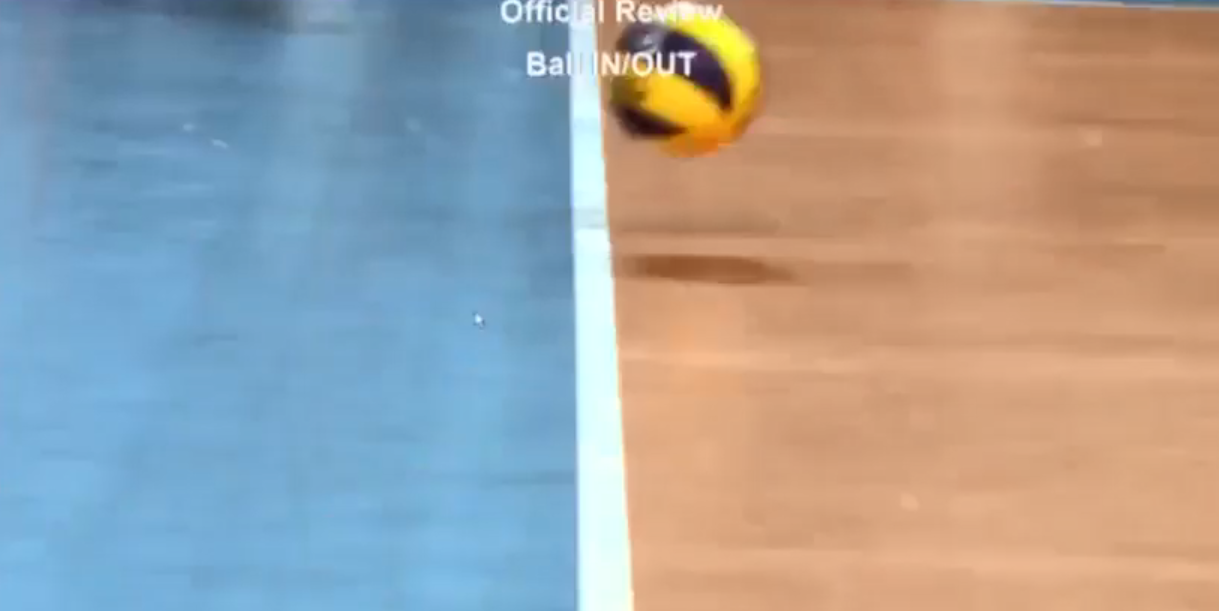
#> input picture media/volleyball/1.png, 2437 x 1222 px (shown at 1/2 size); its folder holds 4 pictures in this run
$ python volleyball.py
#> lines starting #> are read from the running program, lines starting #| are printed output that depends on the picture; after the words box and inside, x2 and y2 are one past the last pixel; in counts of white or black regions, pixels touching at a corner belong together; long printed decimals are rounded
import cv2 # opencv
import numpy as np

kernel_sharp = np.array([[0, -1, 0],
	[-1, 5, -1],
	[0, -1, 0]])

ball_ys = [] # ball's y-position
in_out = [] # whether inside the court or not

for i in range(1, 6): # for 5 sequential images
	img = cv2.imread(f"media/volleyball/{i}.png") # f-string
#> img is the input picture: shape (1222, 2437, 3); mean B, G, R 158.9, 161.1, 162.6

	# img = cv2.resize(img, None, fx=0.4, fy=0.4)
	img = cv2.resize(img, (975, 485))
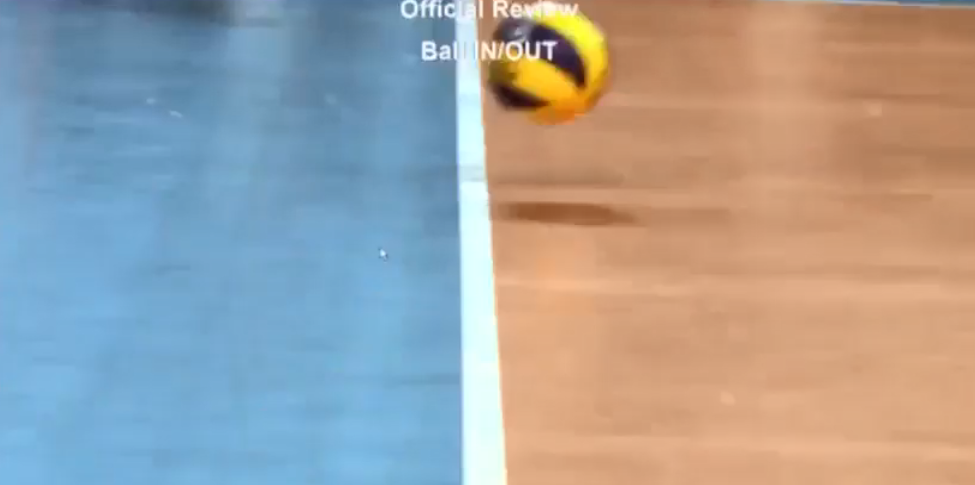
#> img: shape (485, 975, 3); mean B, G, R 158.8, 161, 162.5

	print(img.shape) # (489, 975, 3)
#| (485, 975, 3)

	img_show = img.copy()

	gray = cv2.cvtColor(img, cv2.COLOR_BGR2GRAY)
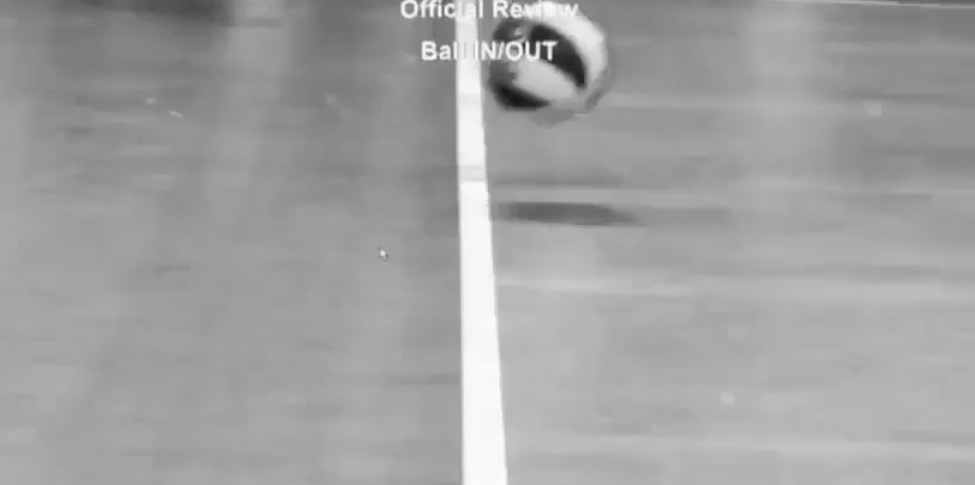
#> gray: shape (485, 975); min 20, max 253, mean 161.2

	sharp = cv2.filter2D(gray, -1, kernel_sharp) # increase sharpness

	circles = cv2.HoughCircles(sharp, cv2.HOUGH_GRADIENT, 1.5, 100, maxRadius=150) # give circle’s parameters
#> circles = [[554.2, 60.75, 53.4]]
	print(circles)
#| [[[554.25      60.75      53.400]]]
	# quit()

	if circles is not None:
		circles = circles[0].astype(np.uint32) # change float to integer
#> circles = [[554, 60, 53]]

		for circle in circles:
			ball_ys.append(circle[1]) # append ball's y-position to ball_ys
			if (circle[0] + circle[2]) < 460: # center (x) + radius (r), where 460 pixel refers to the white line (i.e. the column number 460)
				in_out.append("out")
			else:
				in_out.append("in")
			cv2.circle(img_show, (circle[0], circle[1]), circle[2], (0, 0, 255), 2) # draw a circle
#> this loop made 1 pass
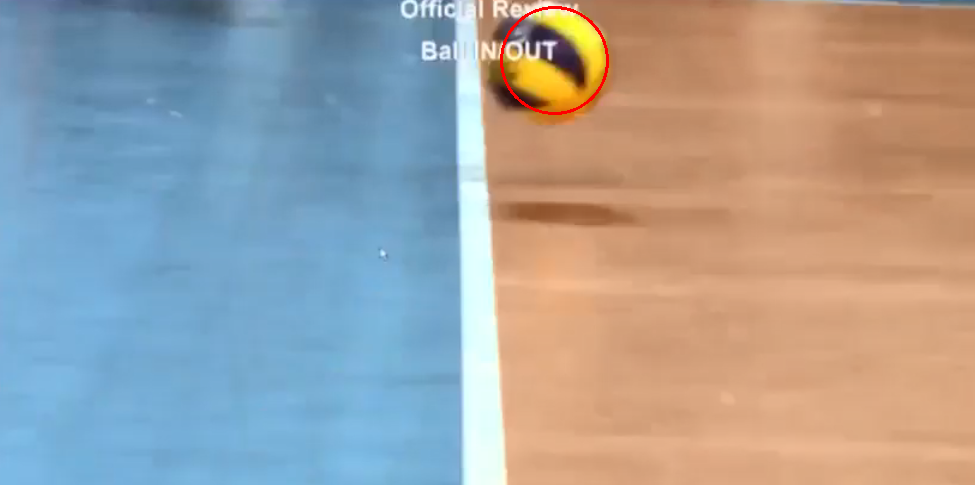
#> img_show: shape (485, 975, 3); 0.21% of pixels changed, all inside (x1, y1, x2, y2) = (500, 6, 609, 115)
#> after the loop, ball_ys = [60]; in_out = ['in']
	# cv2.imshow("Frames", img_show[:, 460:])
	cv2.imshow("Frames", img_show)
	cv2.waitKey(0)
#> pass 2 of the loop `for i in range(1, 6):`:
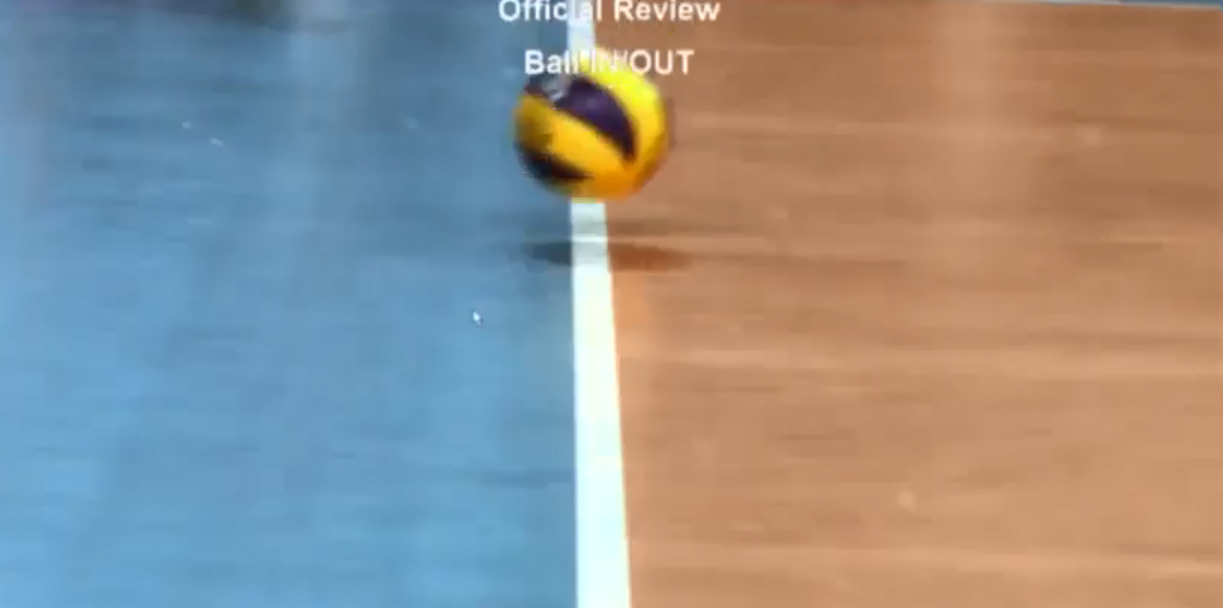
#> input picture media/volleyball/2.png, 2445 x 1215 px (shown at 1/2 size)
#> img is the input picture: shape (1215, 2445, 3); mean B, G, R 141.4, 145.1, 147.7
#> img: shape (485, 975, 3)
#| (485, 975, 3)
#> `gray = cv2.cvtColor(img, cv2.COLOR_BGR2GRAY)`:
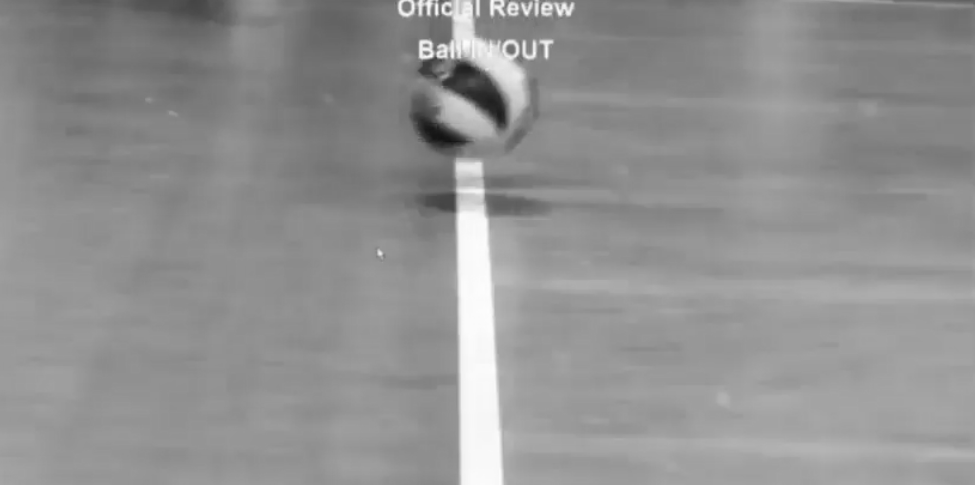
#> gray: shape (485, 975); min 18, max 253, mean 145.4
#> `circles = cv2.HoughCircles(sharp, cv2.HOUGH_GRADIENT, 1.5, 100, maxRad..`: circles = [[459.8, 107.2, 49.65]]
#| [[[459.75     107.25      49.650]]]
#> `circles = circles[0].astype(np.uint32)`: circles = [[459, 107, 49]]
#> the loop `for circle in circles:` made 1 pass
#> after the loop `for circle in circles:`:
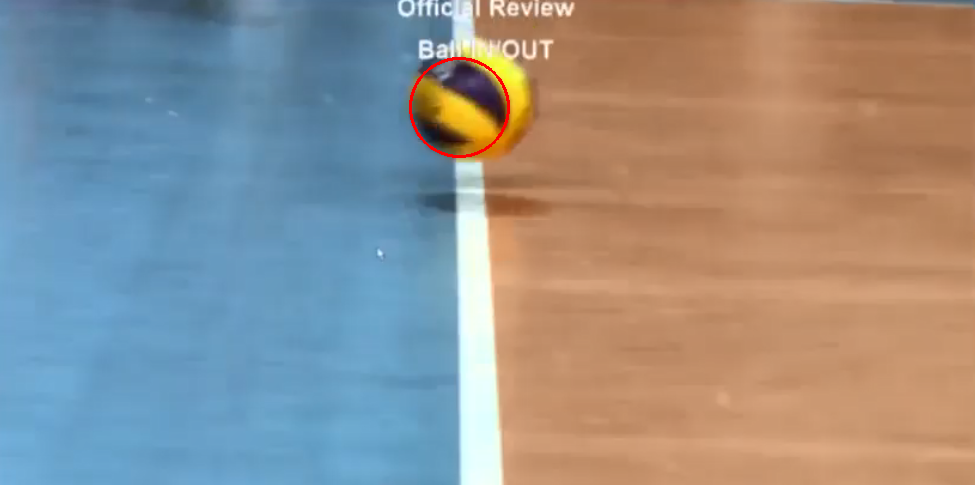
#> img_show: shape (485, 975, 3); mean B, G, R 141.2, 144.8, 147.9
#> after the loop `for circle in circles:`: ball_ys = [60, 107]; in_out = ['in', 'in']
#> pass 3 of the loop `for i in range(1, 6):`:
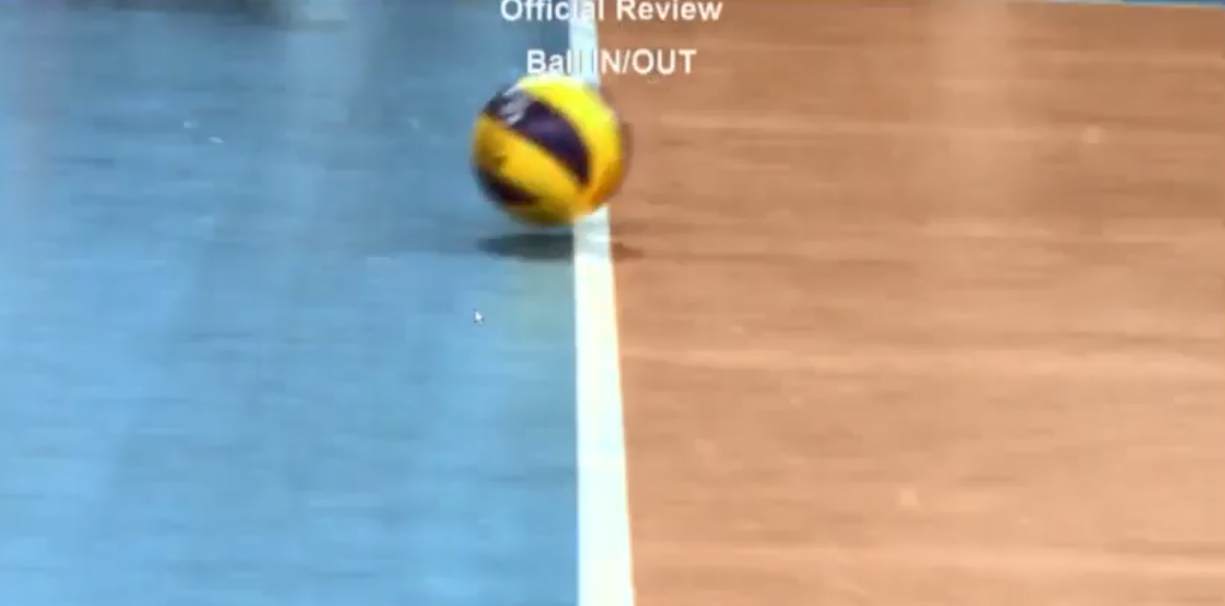
#> input picture media/volleyball/3.png, 2450 x 1212 px (shown at 1/2 size)
#> img is the input picture: shape (1212, 2450, 3); mean B, G, R 155.9, 160.4, 162.6
#> img: shape (485, 975, 3)
#| (485, 975, 3)
#> `gray = cv2.cvtColor(img, cv2.COLOR_BGR2GRAY)`:
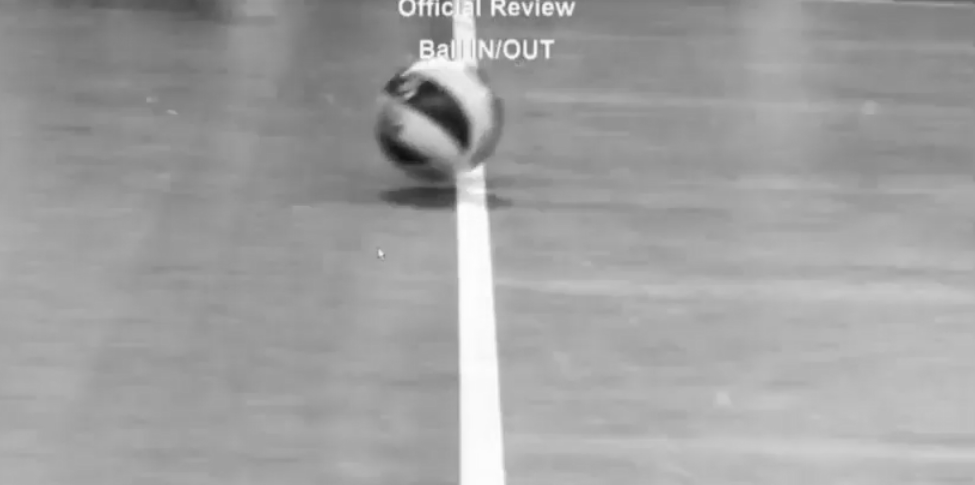
#> gray: shape (485, 975); min 16, max 254, mean 160.5
#> `circles = cv2.HoughCircles(sharp, cv2.HOUGH_GRADIENT, 1.5, 100, maxRad..`: circles = [[440.2, 107.2, 50.1]]
#| [[[440.25     107.25      50.100]]]
#> `circles = circles[0].astype(np.uint32)`: circles = [[440, 107, 50]]
#> the loop `for circle in circles:` made 1 pass
#> after the loop `for circle in circles:`:
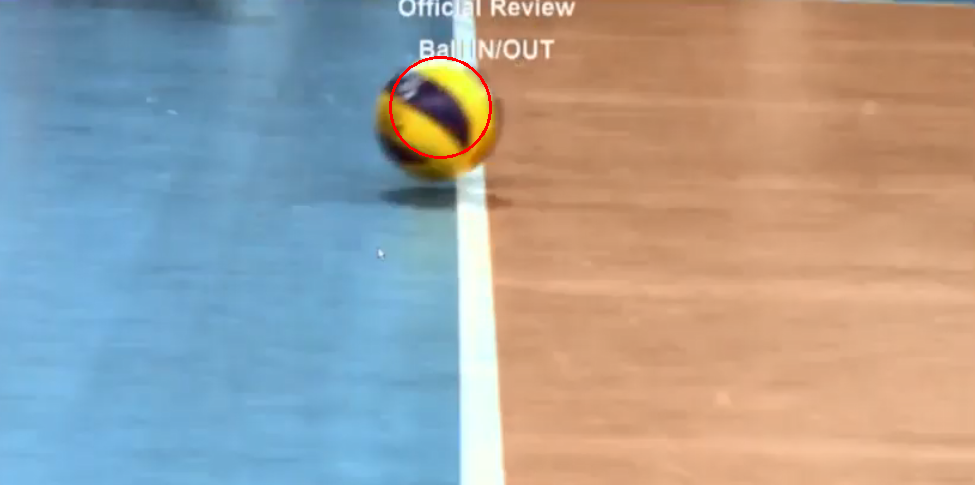
#> img_show: shape (485, 975, 3); mean B, G, R 155.7, 160, 162.7
#> after the loop `for circle in circles:`: ball_ys = [60, 107, 107]; in_out = ['in', 'in', 'in']
#> (the run stopped early here; a loop or call above may not have finished)
